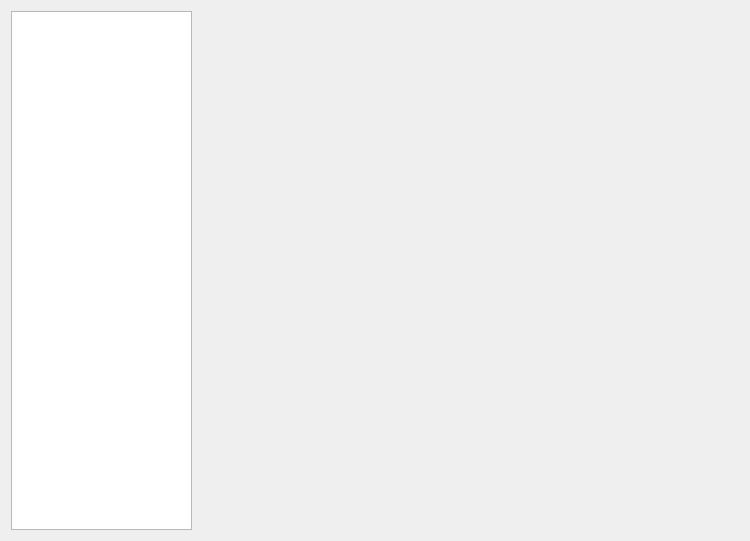
<?xml version="1.0" encoding="UTF-8"?>
<ui version="4.0">
 <class>ServerIMPWidget</class>
 <widget class="QWidget" name="ServerIMPWidget">
  <property name="geometry">
   <rect>
    <x>0</x>
    <y>0</y>
    <width>750</width>
    <height>541</height>
   </rect>
  </property>
  <property name="sizePolicy">
   <sizepolicy hsizetype="Expanding" vsizetype="Expanding">
    <horstretch>0</horstretch>
    <verstretch>0</verstretch>
   </sizepolicy>
  </property>
  <property name="windowTitle">
   <string>ServerIMPWidget</string>
  </property>
  <layout class="QHBoxLayout" name="horizontalLayout" stretch="1,3">
   <item>
    <widget class="QTableView" name="cClientsList">
     <property name="sizePolicy">
      <sizepolicy hsizetype="Preferred" vsizetype="Expanding">
       <horstretch>0</horstretch>
       <verstretch>0</verstretch>
      </sizepolicy>
     </property>
    </widget>
   </item>
   <item>
    <widget class="QWidget" name="cWidget" native="true">
     <property name="sizePolicy">
      <sizepolicy hsizetype="Expanding" vsizetype="Expanding">
       <horstretch>0</horstretch>
       <verstretch>0</verstretch>
      </sizepolicy>
     </property>
     <layout class="QVBoxLayout" name="verticalLayout">
      <property name="sizeConstraint">
       <enum>QLayout::SetDefaultConstraint</enum>
      </property>
     </layout>
    </widget>
   </item>
  </layout>
 </widget>
 <layoutdefault spacing="6" margin="11"/>
 <resources/>
 <connections/>
</ui>
